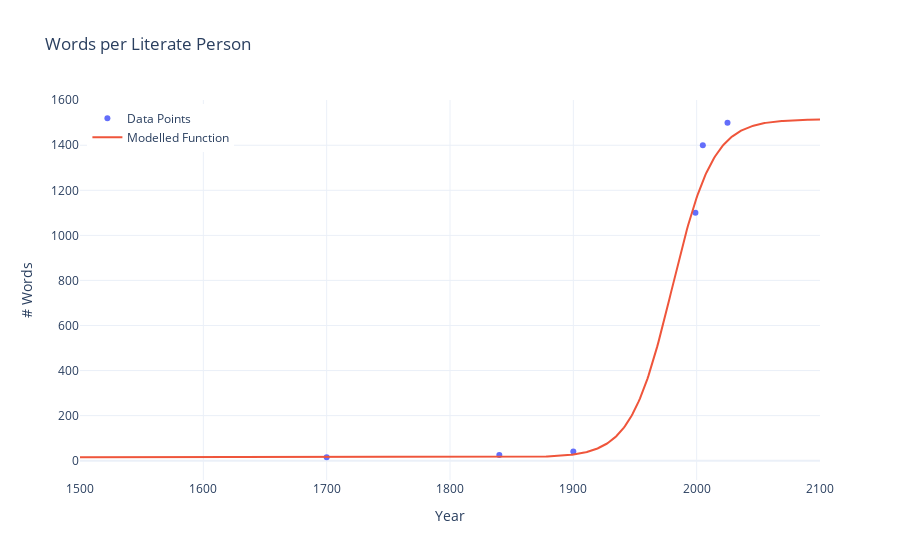

The code cell stored with this chart in its notebook:
### Code cell
def G(t, G_max=1500, k_G=0.06, t_G=1980):
    return G_max / (1 + np.exp(-k_G * (t - t_G))) + 15

human_words_data_x = [1700, 1840, 1900, 1999, 2005, 2025]
human_words_data_y=[15, 25, 40, 1100, 1400, 1500]

fig = plot_against_data(G, total_years, human_words_data_x, human_words_data_y, 'Words per Literate Person', '# Words')
fig.show()

### Figure 1 — Plotly figure (JSON) as saved in the notebook; plotly's stock layout.template omitted (floating-point values rounded to 4 significant figures; data arrays with more than 128 entries replaced by an {"elided": "..."} marker saying what was removed)
{"data": [{"line": {"width": 2}, "mode": "markers", "name": "Data Points", "x": [1700, 1840, 1900, 1999, 2005, 2025], "y": [15, 25, 40, 1100, 1400, 1500], "type": "scatter"}, {"line": {"width": 2}, "mode": "lines", "name": "Modelled Function", "x": {"elided": "601 int values"}, "y": {"elided": "601 float values"}, "type": "scatter"}], "layout": {"legend": {"yanchor": "top", "y": 0.99, "xanchor": "left", "x": 0.01}, "title": {"text": "Words per Literate Person"}, "xaxis": {"title": {"text": "Year"}}, "yaxis": {"title": {"text": "# Words"}}, "hovermode": "x unified", "showlegend": true}}
